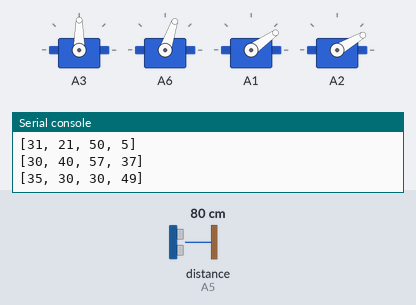
A program run on a simulated Circuit Playground running CircuitPython. Parts: 4 × servo, the last lines printed to the serial console. The test bench sets the inputs (shaded band); at power-on: distance to the obstacle (sensor on A5) 80 cm. The echo pulse lasts 58.3 µs per cm; random numbers come from a fixed seed.

Above: at 1.25 s.
1.3 s: distance to the obstacle (sensor on A5) set to 55 cm
At 1.58 s:
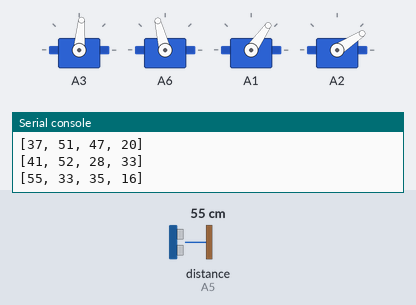
4.3 s: distance to the obstacle (sensor on A5) set to 45 cm
At 7.1 s:
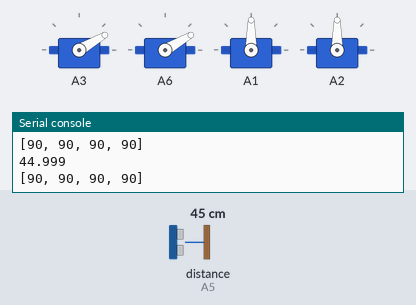
7.3 s: distance to the obstacle (sensor on A5) set to 299 cm
At 7.34 s:
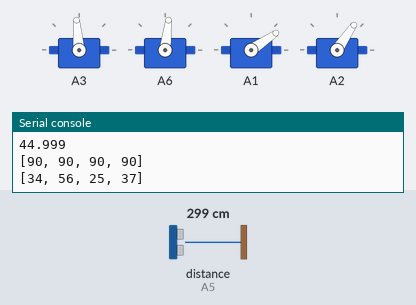
10.3 s: distance to the obstacle (sensor on A5) set to 2 cm
13.3 s: distance to the obstacle (sensor on A5) set to 60 cm
At 13.54 s:
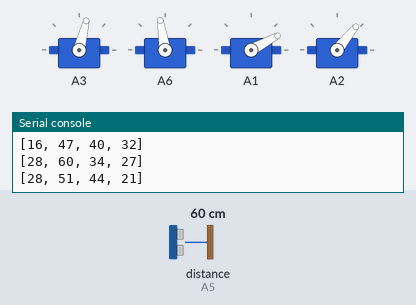
16.3 s: distance to the obstacle (sensor on A5) set to 120 cm
Timing chart, 0 to 23.8 s (numbered marks = the images above; inputs shaded):
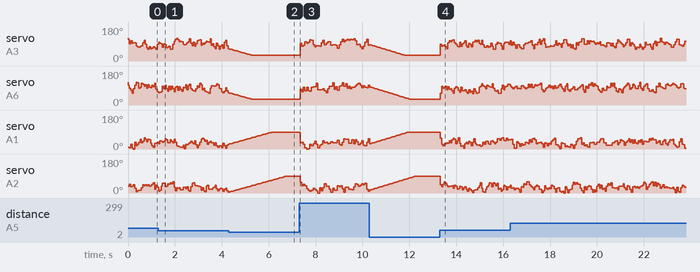

The program:

Code.py
```python
import time
import board
import adafruit_hcsr04
import pulseio
import random
from adafruit_motor import servo
from adafruit_circuitplayground.express import cpx


def set_servo(x):
    """
    :param i: fuction to define a servo with the parameter of board pin
    :return: a servo
    """
    pwm = pulseio.PWMOut(x, duty_cycle=2 ** 15, frequency=50)
    return servo.Servo(pwm, min_pulse=620, max_pulse=2320)

servo1 = set_servo(board.A1)
servo2 = set_servo(board.A2)
servo3 = set_servo(board.A3)
servo4 = set_servo(board.A6)

#pwm1 = pulseio.PWMOut(board.A1, duty_cycle=2 ** 15, frequency=50)
#servo1 = servo.Servo(pwm1, min_pulse=620, max_pulse=2320)
#pwm2 = pulseio.PWMOut(board.A2, duty_cycle=2 ** 15, frequency=50)
#servo2 = servo.Servo(pwm2, min_pulse=620, max_pulse=2320)
#pwm3 = pulseio.PWMOut(board.A3, duty_cycle=2 ** 15, frequency=50)
#servo3 = servo.Servo(pwm3, min_pulse=620, max_pulse=2320)
#pwm4 = pulseio.PWMOut(board.A6, duty_cycle=2 ** 15, frequency=50)
#servo4 = servo.Servo(pwm4, min_pulse=620, max_pulse=2320)

def move_constrain(i):
    """
    :param i: import number to control the movement when the distance is within 15
    :return: a range
    """
    if i < 0:
        i = 0
    elif i > 90:
        i = 90
    return i


def cry_constrain(i):
    """
    :param i: import number to control the random movement when the distance is out of 15
    :return: a range for hug_angle rotation
    """
    if i < 20:
        i = 20
    elif i > 40:
        i = 40
    return i

# Using Ultrasonic
sonar = adafruit_hcsr04.HCSR04(trigger_pin=board.A4, echo_pin=board.A5)
# Servos list
list_servo = [servo1, servo2, servo3, servo4]
# Start list angle
list_hug_angle = [0, 0, 0, 0]
rotation = 2
servo3.angle = 120
servo4.angle = 120


while True:
    try:
        if sonar.distance <= 50:
            print (sonar.distance)
            list_hug_angle = [move_constrain(list_hug_angle[i] + rotation) for i in range(4)]

            #for i in range(4):
            #    list_hug_angle[i] += rotation
            #    list_hug_angle[i] = move_constrain(list_hug_angle[i])

        else:

            list_hug_angle = [cry_constrain(list_hug_angle[i]) + random.randint(-20, 20) for i in range(4)]

            #for i in range(4):
            #    list_hug_angle[i] = cry_constrain(list_hug_angle[i]) + random.randint(-20, 20)

    except RuntimeError:
        list_hug_angle = [cry_constrain(list_hug_angle[i]) + random.randint(-20, 20) for i in range(4)]

        #for i in range(4):
        #        list_hug_angle[i] = cry_constrain(list_hug_angle[i]) + random.randint(-20, 20)

    print (list_hug_angle)
    for i in range(4):
        if i <= 1:
            list_servo[i].angle = list_hug_angle[i]
        elif i >1 and i<=3:
            list_servo[i].angle = 120 - list_hug_angle[i]

    time.sleep(0.05)
```

Measured:
- the behaviour switches between 51 and 50 cm on distance to the obstacle (sensor on A5) (found by bisection; images 1 and 2)
